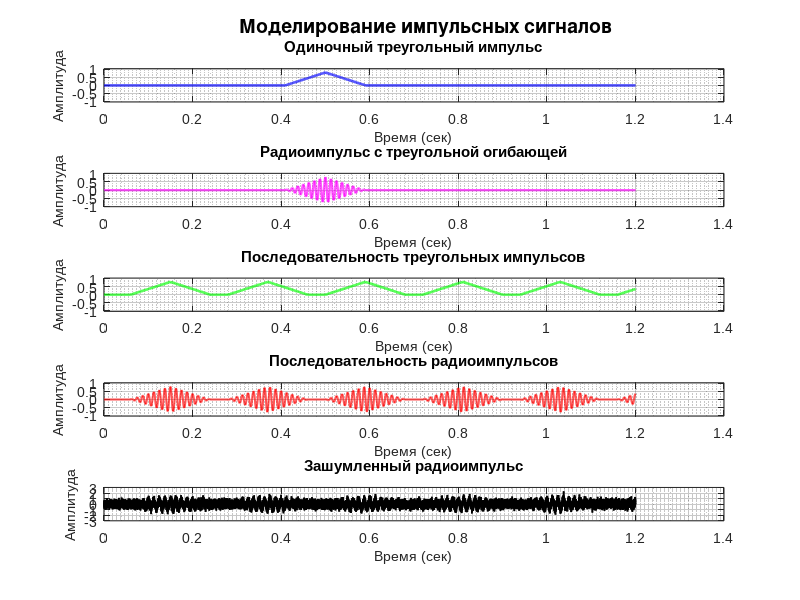

The MATLAB script that drew this image:
%% Задание 1. Построение сигналов

function main()
    %% Инициализация среды
    clear workspace;  % Очистка рабочей области
    close all;        % Закрытие всех графиков
    format compact;   % Компактный вывод
    
    %% Конфигурация параметров
    config = struct(...
        'sampleRate',   25000, ...       % Частота дискретизации (Гц)
        'duration',     1.2, ...         % Длительность записи (сек)
        'carrierFreq',  80, ...          % Несущая частота (Гц)
        'amplitude',    0.8, ...         % Амплитуда сигнала
        'pulseCount',   6, ...           % Число импульсов в последовательности
        'noiseSigma',   0.4, ...         % СКО шума
        'pulseWidth',   0.18, ...        % Ширина импульса (сек)
        'pulseSpacing', 0.22 ...         % Интервал между импульсами (сек)
    );
    
    %% Генерация временной оси
    t = 0:1/config.sampleRate:config.duration;
    t = t(1:end-1);  % Корректировка длины
    
    %% Визуализация сигналов
    hFig = createFigure(config);
    
    %% 1. Одиночный треугольный импульс
    singlePulse = generateTriangularPulse(t, 0.5, config);
    plotSignal(hFig, 1, t, singlePulse, 'b-', 1.8, ...
        'Одиночный треугольный импульс', 'Амплитуда');
    
    %% 2. Модулированный импульс
    modulatedPulse = singlePulse .* cos(2*pi*config.carrierFreq*t);
    plotSignal(hFig, 2, t, modulatedPulse, 'm-', 1.6, ...
        'Радиоимпульс с треугольной огибающей', 'Амплитуда');
    
    %% 3. Последовательность импульсов
    pulseTrain = generatePulseTrain(t, config);
    plotSignal(hFig, 3, t, pulseTrain, 'g-', 1.8, ...
        'Последовательность треугольных импульсов', 'Амплитуда');
    
    %% 4. Последовательность радиоимпульсов
    rfPulseTrain = generateRfPulseTrain(t, config);
    plotSignal(hFig, 4, t, rfPulseTrain, 'r-', 1.4, ...
        'Последовательность радиоимпульсов', 'Амплитуда');
    
    %% 5. Зашумленный сигнал
    noisySignal = addNoise(rfPulseTrain, config);
    plotSignal(hFig, 5, t, noisySignal, 'k-', 1.2, ...
        'Зашумленный радиоимпульс', 'Амплитуда');
    
    %% Добавление заголовка
    annotation(hFig, 'textbox', [0.3 0.94 0.4 0.05], ...
        'String', 'Моделирование импульсных сигналов', ...
        'EdgeColor', 'none', 'FontSize', 14, ...
        'FontWeight', 'bold', 'HorizontalAlignment', 'center');
end

%% Вспомогательные функции
function fig = createFigure(config)
    fig = figure('Name', 'Импульсные сигналы', ...
        'Position', [150 80 1000 950], ...
        'Color', [0.98 0.98 0.98], ...
        'NumberTitle', 'off');
    
    for i = 1:5
        subplot(5,1,i);
        set(gca, 'FontName', 'Arial', ...
            'GridAlpha', 0.25, ...
            'XMinorGrid', 'on', ...
            'YMinorGrid', 'on');
        hold on;
        box on;
    end
end

function pulse = generateTriangularPulse(t, center, config)
    pulse = config.amplitude * ...
        tripuls(t - center, config.pulseWidth);
end

function train = generatePulseTrain(t, config)
    train = zeros(size(t));
    for k = 0:config.pulseCount-1
        pos = k*config.pulseSpacing + 0.15;
        train = train + generateTriangularPulse(t, pos, config);
    end
end

function rfTrain = generateRfPulseTrain(t, config)
    baseTrain = generatePulseTrain(t, config);
    carrier = cos(2*pi*config.carrierFreq*t);
    rfTrain = baseTrain .* carrier;
end

function noisy = addNoise(signal, config)
    noise = config.noiseSigma * randn(size(signal));
    noisy = signal + noise;
end

function plotSignal(fig, pos, t, y, style, width, titleStr, ylabelStr)
    figure(fig);
    subplot(5,1,pos);
    plot(t, y, style, 'LineWidth', width);
    
    title(titleStr, 'FontSize', 11);
    ylabel(ylabelStr, 'FontSize', 10);
    xlabel('Время (сек)', 'FontSize', 10);
    grid on;
    
    % Автоматическое определение пределов
    yMax = max(abs(y))*1.3;
    if yMax == 0, yMax = 1; end
    ylim([-yMax yMax]);
end